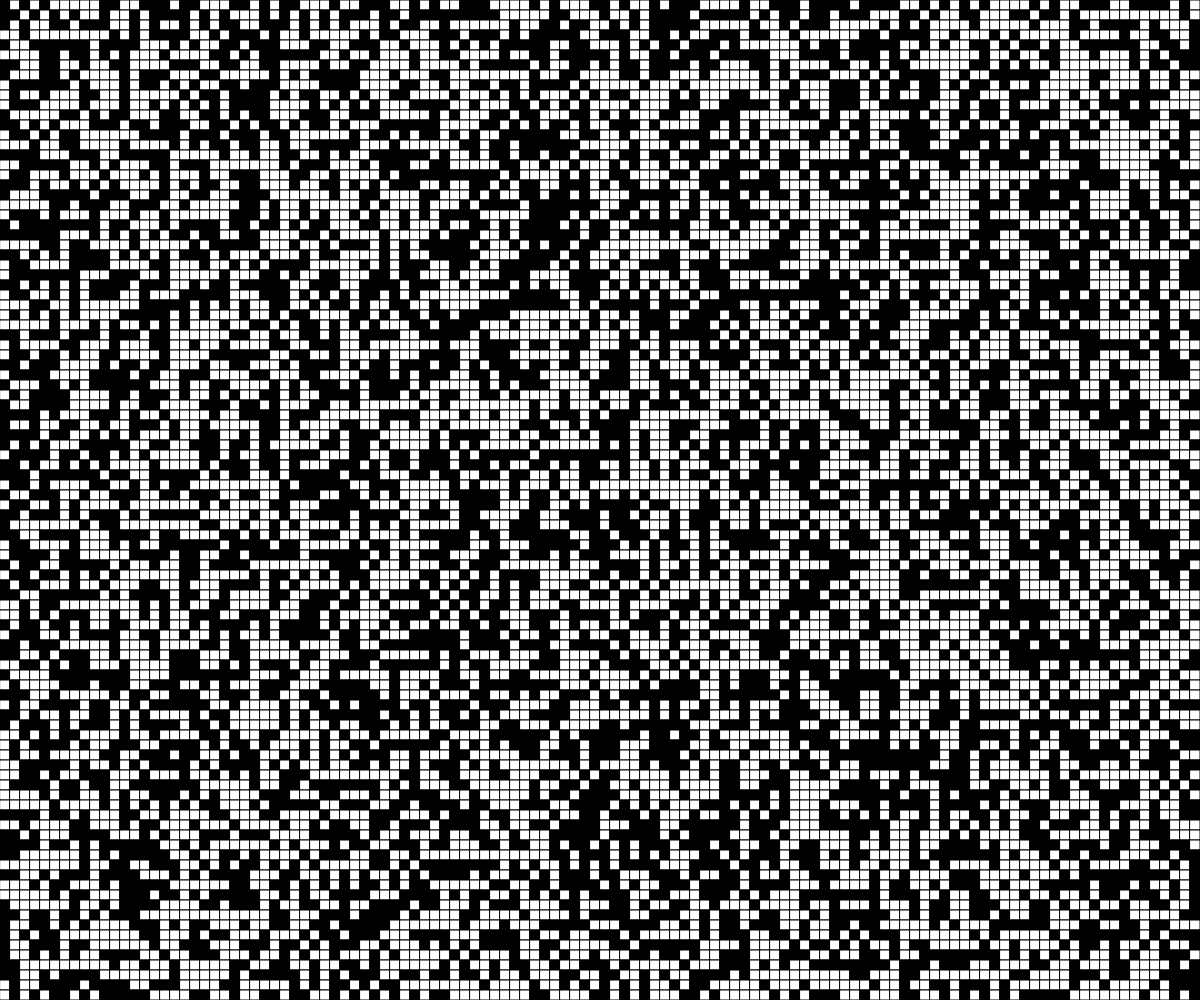
Frame 1 (no input)
Frame 60 (no input): identical to frame 1, image omitted
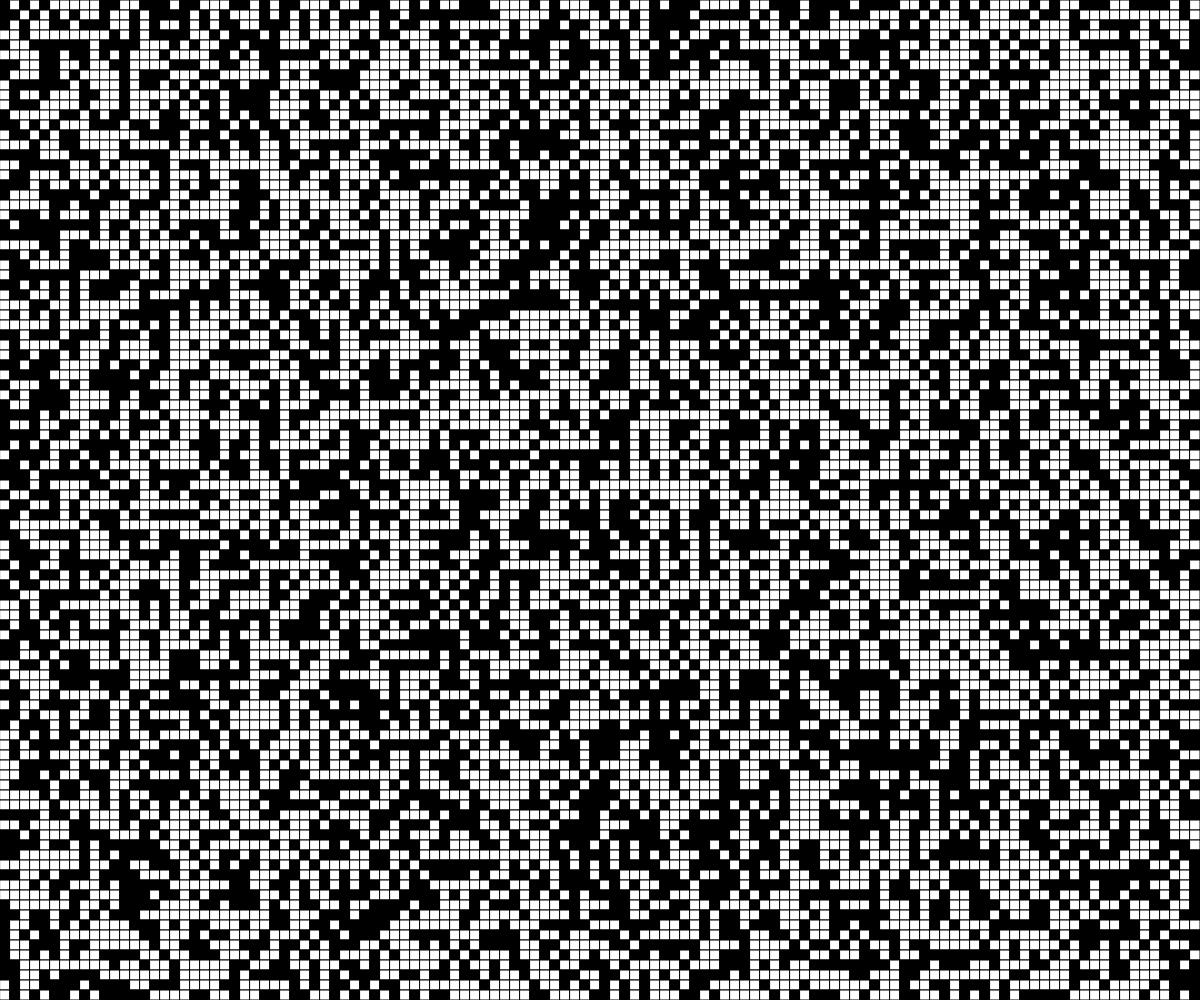
Frame 120 (the mouse pressed at the canvas centre since frame 60)

The p5.js sketch that drew these frames (run headless with seeded random() and noise() and a simulated clock; from frame 60 on, the mouse is pressed at the canvas centre):

// p5.js sketch
// ── sketch.js
// Game of Life Demo

const CELL_SIZE = 10;
const RENDER_FRAME_MULTIPLE = 2;
let autoPlayIsOn = false;
let rows;
let cols;
let grid;

function setup() {
  createCanvas(windowWidth, windowHeight);
  rows = Math.floor(height/CELL_SIZE);
  cols = Math.floor(width/CELL_SIZE);
  grid = generateRandomGrid(cols, rows);
}

function draw() {
  background(220);
  displayGrid();
  if (autoPlayIsOn && frameCount % RENDER_FRAME_MULTIPLE === 0) {
    grid = takeTurn();
  }
}

function mousePressed() {
  let x = Math.floor(mouseX/CELL_SIZE);
  let y = Math.floor(mouseY/CELL_SIZE);

  toggleCell(x, y);
}

function keyPressed() {
  if (key === "r") {
    grid = generateRandomGrid(cols, rows);
  }
  else if (key === "e") {
    grid = generateEmptyGrid(cols, rows);
  }
  else if (key === "a") {
    autoPlayIsOn = !autoPlayIsOn;
  }
}

function takeTurn() {
  let nextTurn = generateEmptyGrid(cols, rows);

  for (let x = 0; x < cols; x++) {
    for (let y = 0; y < rows; y++) {
      let neighbours = 0;

      for (let i = -1; i <= 1; i++) {
        for (let j = -1; j <= 1; j++) {
          if (x+i >= 0 && x+i < cols && y+j >= 0 && y+j < rows) {
            neighbours += grid[y+j][x+i];
          }
        }
      }

      neighbours -= grid[y][x];
    
      if (grid[y][x] === 1) {
        if (neighbours === 2 || neighbours === 3) {
          nextTurn[y][x] = 1;
        }
        else {
          nextTurn[y][x] = 0;
        }
      }
      if (grid[y][x] === 0) {
        if (neighbours === 3) {
          nextTurn[y][x] = 1;
        }
        else {
          nextTurn[y][x] = 0;
        }
      }
    }
  }
  return nextTurn;
}

function generateEmptyGrid() {
  newGrid = [];
  for (let y = 0; y < rows; y++) {
    newGrid.push([]);
    for (let x = 0; x < cols; x++) {
      newGrid[y].push(0);
    }
  }
  return newGrid;
}

function generateRandomGrid(cols, rows) {
  newGrid = [];
  for (let y = 0; y < rows; y++) {
    newGrid.push([]);
    for (let x = 0; x < cols; x++) {
      newGrid[y].push(Math.floor(random(2)));
    }
  }
  return newGrid;
}

function displayGrid() {
  for (let y = 0; y< rows; y++) {
    for (let x = 0; x < cols; x++) {
      if (grid[y][x] === 0) {
        fill(255);
      }
      else if (grid[y][x] === 1) {
        fill(0);
      }
      square(x*CELL_SIZE, y*CELL_SIZE, CELL_SIZE);
    }
  }
}

function toggleCell(x, y) {
  if (x >= 0 && x < cols && y >= 0 && y < rows) {
    if (grid[y][x] === 0) {
      grid[y][x] = 1;
    }
    else if (grid[y][x] === 1) {
      grid[y][x] = 0;
    }
  }
}
